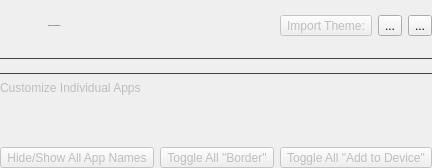
            <widget class="QWidget" name="themingPage">
             <layout class="QVBoxLayout" name="verticalLayout_23">
              <property name="leftMargin">
               <number>0</number>
              </property>
              <property name="topMargin">
               <number>0</number>
              </property>
              <property name="rightMargin">
               <number>0</number>
              </property>
              <property name="bottomMargin">
               <number>0</number>
              </property>
              <item>
               <widget class="QWidget" name="horizontalWidget_8" native="true">
                <layout class="QHBoxLayout" name="horizontalLayout_23">
                 <property name="spacing">
                  <number>10</number>
                 </property>
                 <property name="leftMargin">
                  <number>0</number>
                 </property>
                 <property name="topMargin">
                  <number>9</number>
                 </property>
                 <property name="rightMargin">
                  <number>0</number>
                 </property>
                 <property name="bottomMargin">
                  <number>9</number>
                 </property>
                 <item>
                  <widget class="QToolButton" name="themesBtn">
                   <property name="enabled">
                    <bool>true</bool>
                   </property>
                   <property name="styleSheet">
                    <string notr="true">QToolButton {
	icon-size: 24px;
	background-color: transparent;
	padding-left: 0px;
	padding-right: 5px;
	border-radius: 0px;
}</string>
                   </property>
                   <property name="icon">
                    <iconset resource="resources.qrc">
                     <normaloff>:/icon/iphone-island.svg</normaloff>:/icon/iphone-island.svg</iconset>
                   </property>
                   <property name="iconSize">
                    <size>
                     <width>30</width>
                     <height>30</height>
                    </size>
                   </property>
                  </widget>
                 </item>
                 <item>
                  <widget class="QWidget" name="verticalWidget_7" native="true">
                   <layout class="QVBoxLayout" name="verticalLayout_21">
                    <property name="spacing">
                     <number>6</number>
                    </property>
                    <property name="leftMargin">
                     <number>0</number>
                    </property>
                    <property name="topMargin">
                     <number>0</number>
                    </property>
                    <property name="rightMargin">
                     <number>0</number>
                    </property>
                    <property name="bottomMargin">
                     <number>0</number>
                    </property>
                    <item>
                     <widget class="QLabel" name="themesLbl">
                      <property name="font">
                       <font>
                        <pointsize>-1</pointsize>
                        <bold>false</bold>
                       </font>
                      </property>
                      <property name="text">
                       <string>Mobile Gestalt Modifications</string>
                      </property>
                     </widget>
                    </item>
                   </layout>
                  </widget>
                 </item>
                 <item>
                  <spacer name="horizontalSpacer_10">
                   <property name="orientation">
                    <enum>Qt::Horizontal</enum>
                   </property>
                   <property name="sizeHint" stdset="0">
                    <size>
                     <width>40</width>
                     <height>20</height>
                    </size>
                   </property>
                  </spacer>
                 </item>
                 <item>
                  <widget class="QWidget" name="horizontalWidget" native="true">
                   <layout class="QHBoxLayout" name="horizontalLayout_26">
                    <property name="leftMargin">
                     <number>0</number>
                    </property>
                    <property name="topMargin">
                     <number>0</number>
                    </property>
                    <property name="rightMargin">
                     <number>0</number>
                    </property>
                    <property name="bottomMargin">
                     <number>0</number>
                    </property>
                    <item>
                     <widget class="QToolButton" name="importThemeBtn">
                      <property name="enabled">
                       <bool>false</bool>
                      </property>
                      <property name="styleSheet">
                       <string notr="true">QToolButton {
	background: none;
}</string>
                      </property>
                      <property name="text">
                       <string>Import Theme:</string>
                      </property>
                     </widget>
                    </item>
                    <item>
                     <widget class="QToolButton" name="importThemeFolderBtn">
                      <property name="text">
                       <string>...</string>
                      </property>
                      <property name="icon">
                       <iconset resource="resources.qrc">
                        <normaloff>:/icon/folder.svg</normaloff>:/icon/folder.svg</iconset>
                      </property>
                     </widget>
                    </item>
                    <item>
                     <widget class="QToolButton" name="importThemeZipBtn">
                      <property name="text">
                       <string>...</string>
                      </property>
                      <property name="icon">
                       <iconset resource="resources.qrc">
                        <normaloff>:/icon/file-earmark-zip.svg</normaloff>:/icon/file-earmark-zip.svg</iconset>
                      </property>
                     </widget>
                    </item>
                   </layout>
                  </widget>
                 </item>
                </layout>
               </widget>
              </item>
              <item>
               <widget class="Line" name="line_15">
                <property name="styleSheet">
                 <string notr="true">QFrame {
	color: #414141;
}</string>
                </property>
                <property name="frameShadow">
                 <enum>QFrame::Plain</enum>
                </property>
                <property name="orientation">
                 <enum>Qt::Horizontal</enum>
                </property>
               </widget>
              </item>
              <item>
               <widget class="QWidget" name="themesPageContent" native="true">
                <property name="enabled">
                 <bool>false</bool>
                </property>
                <layout class="QVBoxLayout" name="verticalLayout_22">
                 <property name="leftMargin">
                  <number>0</number>
                 </property>
                 <property name="topMargin">
                  <number>0</number>
                 </property>
                 <property name="rightMargin">
                  <number>0</number>
                 </property>
                 <property name="bottomMargin">
                  <number>0</number>
                 </property>
                 <item>
                  <widget class="QWidget" name="themesCnt" native="true"/>
                 </item>
                 <item>
                  <widget class="Line" name="line">
                   <property name="styleSheet">
                    <string notr="true">QFrame {
	color: #414141;
}</string>
                   </property>
                   <property name="frameShadow">
                    <enum>QFrame::Plain</enum>
                   </property>
                   <property name="orientation">
                    <enum>Qt::Horizontal</enum>
                   </property>
                  </widget>
                 </item>
                 <item>
                  <widget class="QLabel" name="label_3">
                   <property name="text">
                    <string>Customize Individual Apps</string>
                   </property>
                  </widget>
                 </item>
                 <item>
                  <widget class="QWidget" name="iconsCnt" native="true"/>
                 </item>
                 <item>
                  <spacer name="verticalSpacer_9">
                   <property name="orientation">
                    <enum>Qt::Vertical</enum>
                   </property>
                   <property name="sizeHint" stdset="0">
                    <size>
                     <width>20</width>
                     <height>40</height>
                    </size>
                   </property>
                  </spacer>
                 </item>
                 <item>
                  <widget class="QWidget" name="horizontalWidget" native="true">
                   <layout class="QHBoxLayout" name="horizontalLayout_16">
                    <property name="leftMargin">
                     <number>0</number>
                    </property>
                    <property name="topMargin">
                     <number>0</number>
                    </property>
                    <property name="rightMargin">
                     <number>0</number>
                    </property>
                    <property name="bottomMargin">
                     <number>0</number>
                    </property>
                    <item>
                     <widget class="QToolButton" name="hideNamesBtn">
                      <property name="sizePolicy">
                       <sizepolicy hsizetype="Expanding" vsizetype="Fixed">
                        <horstretch>0</horstretch>
                        <verstretch>0</verstretch>
                       </sizepolicy>
                      </property>
                      <property name="text">
                       <string>Hide/Show All App Names</string>
                      </property>
                     </widget>
                    </item>
                    <item>
                     <widget class="QToolButton" name="borderAllBtn">
                      <property name="sizePolicy">
                       <sizepolicy hsizetype="Expanding" vsizetype="Fixed">
                        <horstretch>0</horstretch>
                        <verstretch>0</verstretch>
                       </sizepolicy>
                      </property>
                      <property name="text">
                       <string>Toggle All &quot;Border&quot;</string>
                      </property>
                     </widget>
                    </item>
                    <item>
                     <widget class="QToolButton" name="addAllBtn">
                      <property name="sizePolicy">
                       <sizepolicy hsizetype="Expanding" vsizetype="Fixed">
                        <horstretch>0</horstretch>
                        <verstretch>0</verstretch>
                       </sizepolicy>
                      </property>
                      <property name="text">
                       <string>Toggle All &quot;Add to Device&quot;</string>
                      </property>
                     </widget>
                    </item>
                   </layout>
                  </widget>
                 </item>
                </layout>
               </widget>
              </item>
             </layout>
            </widget>
